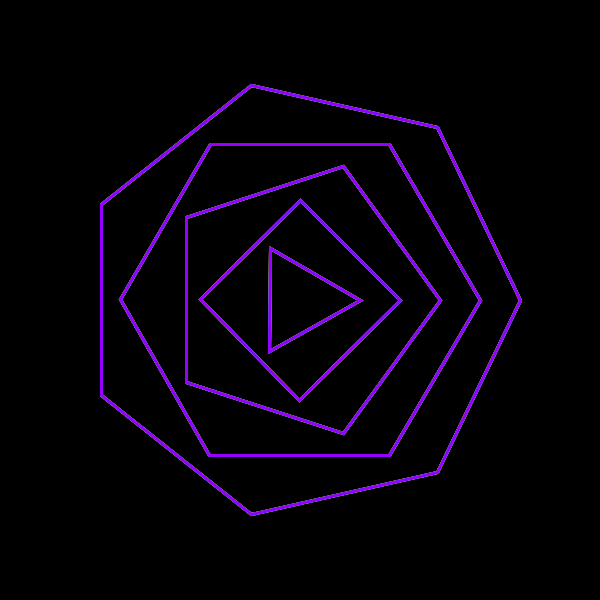
Frame 1 (no input)
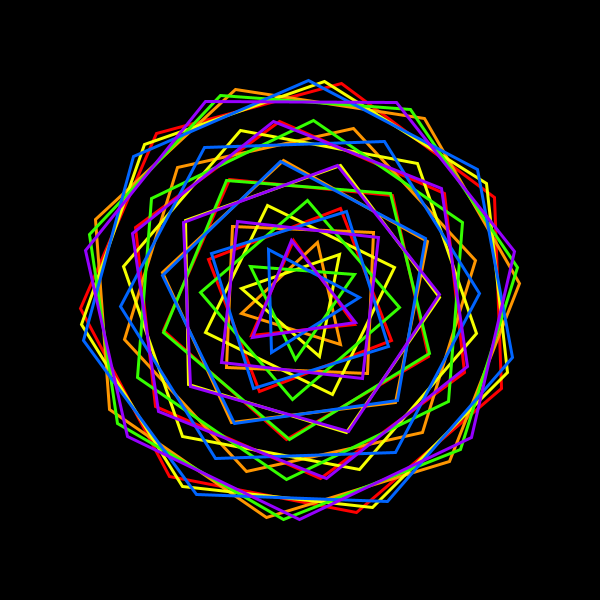
Frame 60 (the mouse pressed at the canvas centre just before this capture)
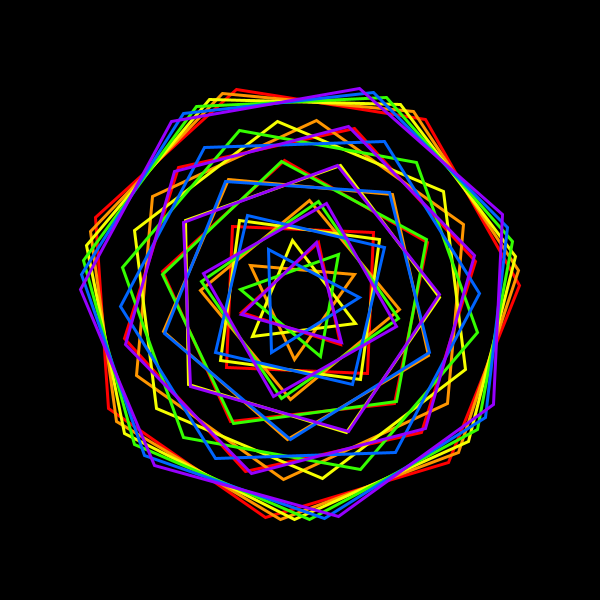
Frame 120 (the mouse held since frame 60 and released just before this capture)

The Processing sketch that drew these frames (run headless with seeded random() and noise(); from frame 60 on, the mouse is pressed at the canvas centre):

// Processing sketch: processing_142152
// ── processing_142152.pde

float theta = 0;
float w2, h2;
int alph1 = 0;
int alph2 = 255;
int sides1 = 7;
int sides2 = 6;
int sides3 = 5;
int sides4 = 4;
int sides5 = 3;
int r1 = 220;
int r2 = 180;
int r3 = 140;
int r4 = 100;
int r5 = 60;

void setup() {
  size(600, 600);
  rectMode(CENTER);
  colorMode(HSB);
  noFill();
  strokeWeight(3);
  w2 = width/2;
  h2 = height/2;
}

void draw() {
  //  noStroke();
  //  fill(0, 0, 0, 80);
  //  rect(w2, h2, width, height);
  background(0, 0, 0);

  translate(w2, h2);

  rotate(radians(theta));
  stroke(0, 255, 255, alph2);
  fill(0, 255, 255, alph1);
  polygon(sides1, r1);
  polygon(sides2, r2);
  polygon(sides3, r3);
  polygon(sides4, r4);
  polygon(sides5, r5);

  rotate(radians(theta));
  stroke(25, 255, 255, alph2);
  fill(25, 255, 255, alph1);
  polygon(sides1, r1);
  polygon(sides2, r2);
  polygon(sides3, r3);
  polygon(sides4, r4);
  polygon(sides5, r5);

  rotate(radians(theta));
  stroke(44, 255, 255, alph2);
  fill(44, 255, 255, alph1);
  polygon(sides1, r1);
  polygon(sides2, r2);
  polygon(sides3, r3);
  polygon(sides4, r4);
  polygon(sides5, r5);

  rotate(radians(theta));
  stroke(76, 255, 255, alph2);
  fill(76, 255, 255, alph1);
  polygon(sides1, r1);
  polygon(sides2, r2);
  polygon(sides3, r3);
  polygon(sides4, r4);
  polygon(sides5, r5);

  rotate(radians(theta));
  stroke(153, 255, 255, alph2);
  fill(153, 255, 255, alph1);
  polygon(sides1, r1);
  polygon(sides2, r2);
  polygon(sides3, r3);
  polygon(sides4, r4);
  polygon(sides5, r5);

  rotate(radians(theta));
  stroke(195, 255, 255, alph2);
  fill(195, 255, 255, alph1);
  polygon(sides1, r1);
  polygon(sides2, r2);
  polygon(sides3, r3);
  polygon(sides4, r4);
  polygon(sides5, r5);

  theta+=.4;
}

void polygon(int sideCount, float radius) {

  float theta = 0;
  float x = 0;
  float y = 0;

  beginShape();
  for (int i=0; i<sideCount; i++) {
    x = cos(theta)*radius;
    y = sin(theta)*radius;
    vertex(x, y);
    theta += TWO_PI/sideCount;
  }
  endShape(CLOSE);
}
